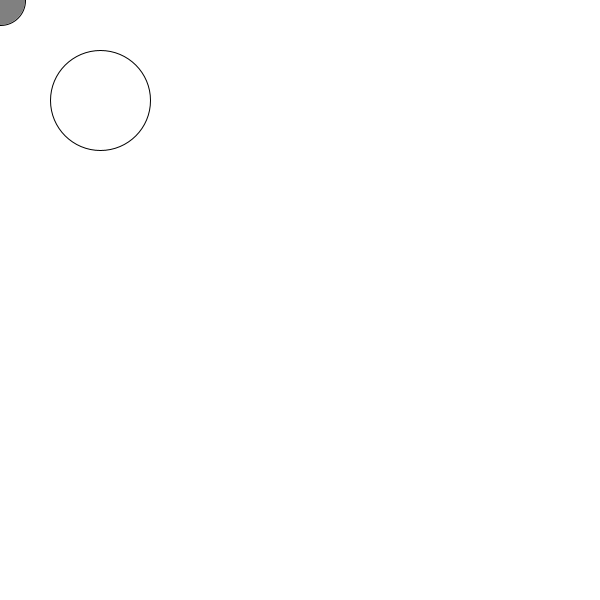
Frame 1 (no input)
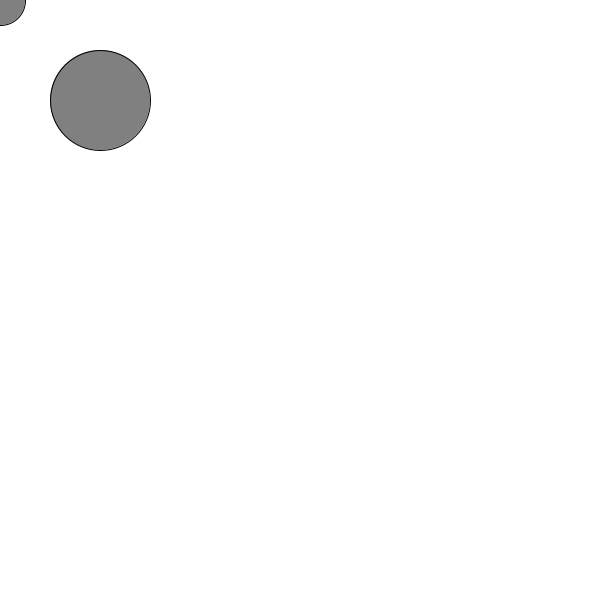
Frame 60 (the mouse pressed at the canvas centre just before this capture)
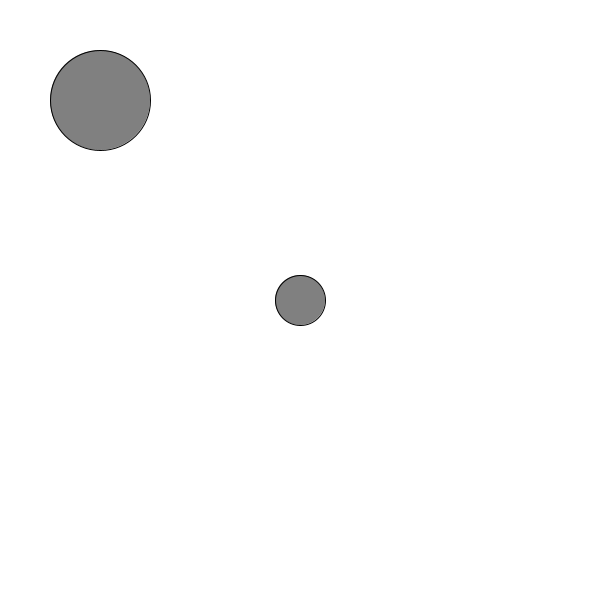
Frame 120 (the mouse held since frame 60 and released just before this capture)

The Processing sketch that drew these frames (run headless with seeded random() and noise(); from frame 60 on, the mouse is pressed at the canvas centre):

// Processing sketch: sample_15_collision_without_array
// ── sample_15_collision_without_array.pde
/*
1. we are going to make bricks with ellipse() function.
2. it is because of COLLISION DETECTION.
*/

int brick1_x, brick1_y;
boolean brick1_alive;

void setup(){
  size(600, 600);
  
  brick1_x = 100;
  brick1_y = 100;
  brick1_alive = true;
}


void draw(){
  background(255);
  
  if ( brick1_alive ) ellipse(brick1_x, brick1_y, 100, 100);
  
  fill(128);
  ellipse(mouseX, mouseY, 50, 50);
  
  if ( dist(mouseX, mouseY, brick1_x, brick1_y) < 50+25 ) {
    brick1_alive = false;
  }
}
    
